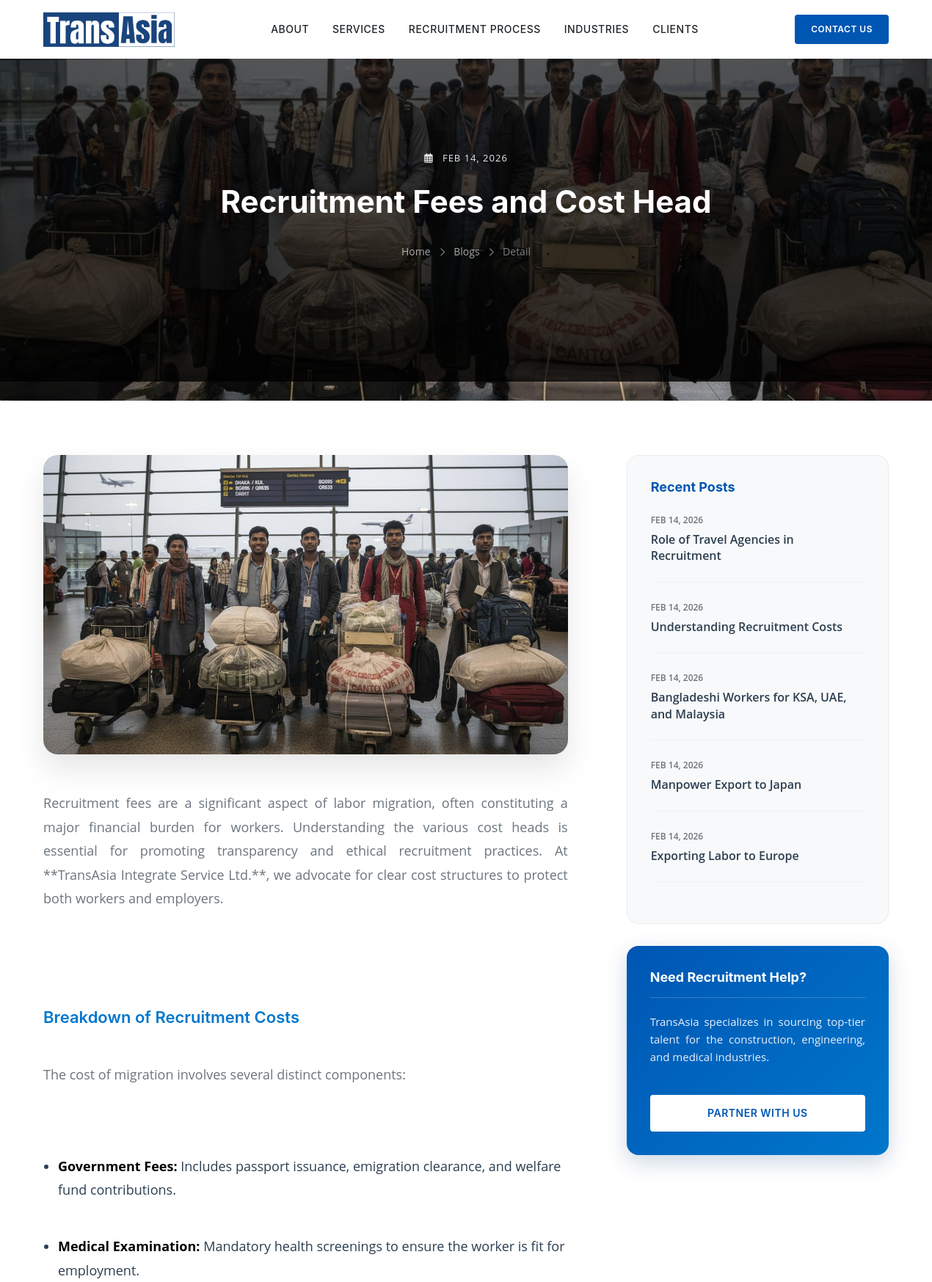
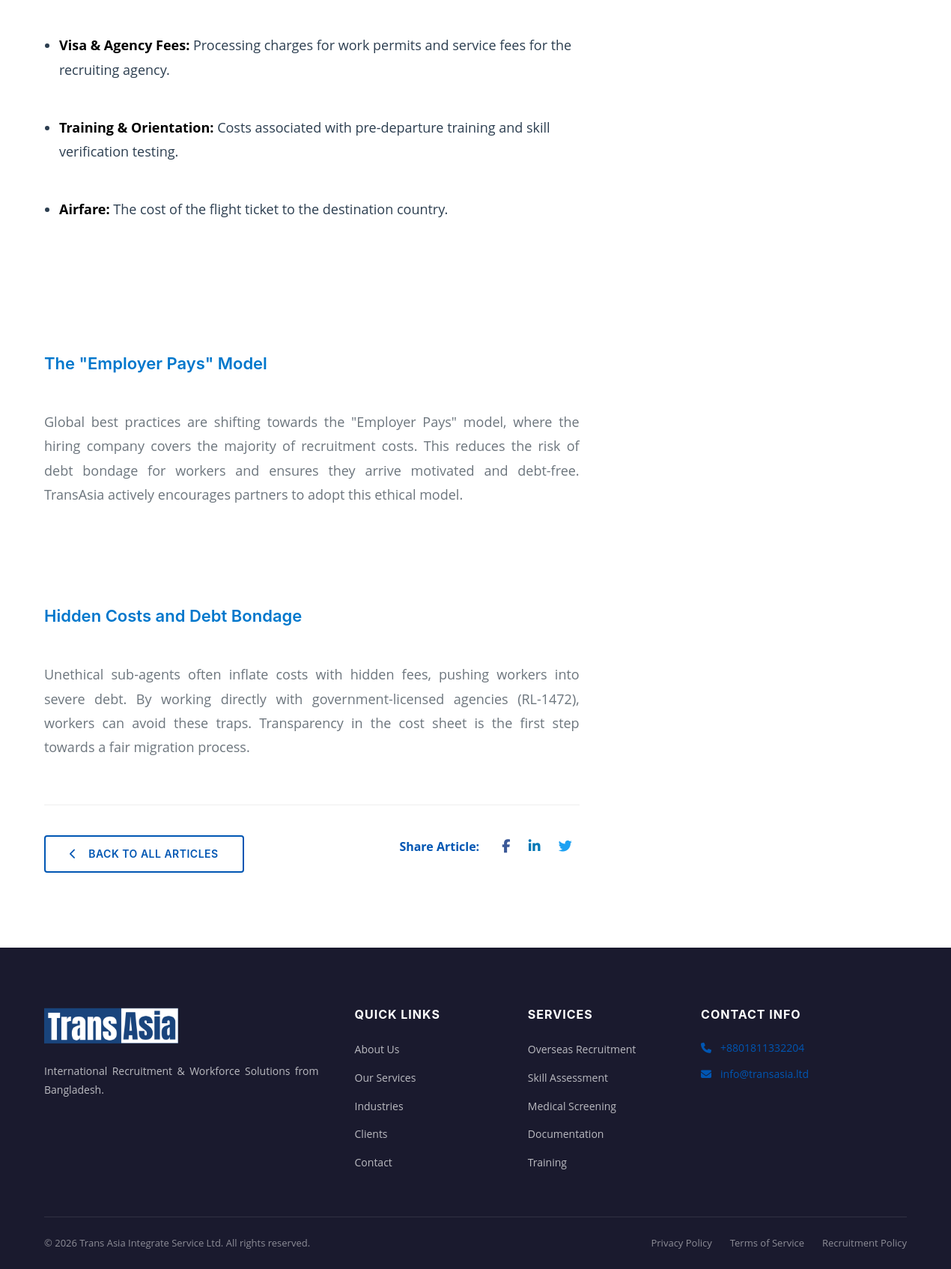
Screenshot of /blog-detail.php?slug=recruitment-fees-and-cost-head with the database file from the repository (2 pictures, top to bottom).
### tables this page shows
CREATE TABLE `blogs` (
  `id` int(11) NOT NULL AUTO_INCREMENT,
  `title` varchar(255) NOT NULL,
  `slug` varchar(255) NOT NULL,
  `keywords` text DEFAULT NULL,
  `content` longtext DEFAULT NULL,
  `excerpt` text DEFAULT NULL,
  `image_url` varchar(255) DEFAULT NULL,
  `status` enum('Draft','Published') DEFAULT 'Draft',
  `created_at` timestamp NOT NULL DEFAULT current_timestamp(),
  `updated_at` timestamp NOT NULL DEFAULT current_timestamp() ON UPDATE current_timestamp(),
  PRIMARY KEY (`id`),
  UNIQUE KEY `slug` (`slug`)
);

CREATE TABLE `site_settings` (
  `setting_key` varchar(50) NOT NULL,
  `setting_value` text DEFAULT NULL,
  PRIMARY KEY (`setting_key`)
);

### includes/functions.php (called while the page is built, shortened)
<?php
function get_setting($key, $default = '') {
    global $pdo;
    try {
        $stmt = $pdo->prepare("SELECT setting_value FROM site_settings WHERE setting_key = ?");
        $stmt->execute([$key]);
        $value = $stmt->fetchColumn();
        return $value !== false ? $value : $default;
    } catch (Exception $e) {
        return $default;
    }
}
?>

### blog-detail.php (the view, shortened to what this page needs)
<?php
require_once 'includes/init.php';
$slug = $_GET['slug'] ?? '';
$stmt = $pdo->prepare("SELECT * FROM blogs WHERE slug = ? AND status = 'Published'");
$stmt->execute([$slug]);
$blog = $stmt->fetch();
?>
<!DOCTYPE html>
<html lang="en">
<head>
  <link rel="stylesheet" href="https://cdnjs.cloudflare.com/ajax/libs/font-awesome/6.5.1/css/all.min.css">
  <link rel="stylesheet" href="css/styles.css">
</head>
<body>
  <?php
    include 'includes/header.php';
  ?>
  <main>
    <section class="page-header" style="padding: 120px 0 80px;">
      <div class="page-header-bg" style="background-image: url('<?php echo $blog['image_url'] ?: get_setting('blogs_header_bg', 'images/blog-header.jpg'); ?>'); transform: scale(1.1);"></div>
      <div class="page-header-overlay" style="background: linear-gradient(rgba(0,0,0,0.6), rgba(0,0,0,0.8));"></div>
      <div class="container">
        <div class="blog-header-content text-center" data-aos="fade-up">
          <div class="blog-meta-top" style="color: rgba(255,255,255,0.9); margin-bottom: 24px; font-weight: 500; letter-spacing: 1px; text-transform: uppercase; font-size: 13px;">
            <i class="far fa-calendar-alt" style="margin-right: 8px;"></i> <?php echo date('M d, Y', strtotime($blog['created_at'])); ?>
          </div>
          <h1 style="font-size: 42px; line-height: 1.2; margin-bottom: 0;"><?php echo htmlspecialchars($blog['title']); ?></h1>
          <nav class="breadcrumb" aria-label="Breadcrumb" style="justify-content: center; margin-top: 32px; opacity: 0.8;">
            <a href="index.php">Home</a>
            <i class="fas fa-chevron-right"></i>
            <a href="blogs.php">Blogs</a>
            <i class="fas fa-chevron-right"></i>
            <span>Detail</span>
          </nav>
        </div>
      </div>
    </section>
    <section style="padding: 100px 0;">
      <div class="container">
        <div class="two-column" style="grid-template-columns: 2fr 1fr; align-items: flex-start; gap: 80px;">
          <div class="main-content" data-aos="fade-right">
            <?php if ($blog['image_url']): ?>
              <img src="<?php echo $blog['image_url']; ?>" alt="<?php echo htmlspecialchars($blog['title']); ?>" style="width: 100%; border-radius: 20px; margin-bottom: 50px; box-shadow: 0 20px 40px rgba(0,0,0,0.1);">
            <?php endif; ?>
            <div class="blog-content">
              <?php echo nl2br($blog['content']); ?>
            </div>
            <div class="blog-nav">
              <a href="blogs.php" class="btn btn-outline-dark"><i class="fas fa-chevron-left" style="margin-right: 8px;"></i> Back to All Articles</a>
              <div class="share-buttons">
                <span style="font-weight: 700; margin-right: 16px; color: var(--primary-blue);">Share Article:</span>
                <a href="#" style="color: #3b5998; margin: 0 10px; font-size: 18px;"><i class="fab fa-facebook-f"></i></a>
                <a href="#" style="color: #0077b5; margin: 0 10px; font-size: 18px;"><i class="fab fa-linkedin-in"></i></a>
                <a href="#" style="color: #1da1f2; margin: 0 10px; font-size: 18px;"><i class="fab fa-twitter"></i></a>
              </div>
            </div>
          </div>
          <aside class="blog-sidebar" data-aos="fade-left">
            <div class="sidebar-widget">
              <h4>Recent Posts</h4>
              <ul style="list-style: none; padding: 0; margin-top: 24px;">
                <?php
                $stmt = $pdo->prepare("SELECT title, slug, created_at FROM blogs WHERE status = 'Published' AND id != ? ORDER BY created_at DESC LIMIT 5");
                $stmt->execute([$blog['id']]);
                while ($recent = $stmt->fetch()):
                ?>
                  <li style="margin-bottom: 24px; padding-bottom: 24px; border-bottom: 1px solid #f1f1f1; last-child: border-bottom: none;">
                    <a href="blog-detail.php?slug=<?php echo $recent['slug']; ?>" style="text-decoration: none; color: #2c3e50; display: block; transition: color 0.3s;">
                      <div style="font-size: 12px; color: var(--text-muted); margin-bottom: 6px; font-weight: 600; text-transform: uppercase;"><?php echo date('M d, Y', strtotime($recent['created_at'])); ?></div>
                      <div style="font-weight: 600; line-height: 1.4; font-size: 16px;"><?php echo htmlspecialchars($recent['title']); ?></div>
                    </a>
                  </li>
                <?php endwhile; ?>
              </ul>
            </div>
            <div class="sidebar-widget cta-widget">
              <h4>Need Recruitment Help?</h4>
              <p>TransAsia specializes in sourcing top-tier talent for the construction, engineering, and medical industries.</p>
              <a href="contact.php" class="btn btn-white" style="margin-top: 24px; width: 100%; justify-content: center; font-weight: 600;">Partner With Us</a>
            </div>
          </aside>
        </div>
      </div>
    </section>
  </main>
  <?php include 'includes/footer.php'; ?>
</body>
</html>

### includes/footer.php (shortened to what this page needs)
<footer class="footer" role="contentinfo">
  <div class="container">
    <div class="footer-grid">
      <div class="footer-about">
        <div class="footer-logo">
          <img src="images/logo.png" alt="<?php echo htmlspecialchars(get_setting('site_name')); ?> Logo" height="40">
        </div>
        <p><?php echo htmlspecialchars(get_setting('site_description')); ?></p>
      </div>
      <div class="footer-links-column">
        <h4>Quick Links</h4>
        <ul class="footer-links">
          <li><a href="about.php">About Us</a></li>
          <li><a href="services.php">Our Services</a></li>
          <li><a href="industries.php">Industries</a></li>
          <li><a href="clients.php">Clients</a></li>
          <li><a href="contact.php">Contact</a></li>
        </ul>
      </div>
      <div class="footer-links-column">
        <h4>Services</h4>
        <ul class="footer-links">
          <li><a href="services.php">Overseas Recruitment</a></li>
          <li><a href="services.php">Skill Assessment</a></li>
          <li><a href="services.php">Medical Screening</a></li>
          <li><a href="services.php">Documentation</a></li>
          <li><a href="services.php">Training</a></li>
        </ul>
      </div>
      <div class="footer-contact">
        <h4>Contact Info</h4>
        <?php if ($phone = get_setting('support_phone')): ?>
          <p><i class="fas fa-phone"></i> <a href="tel:<?php echo htmlspecialchars($phone); ?>"><?php echo htmlspecialchars($phone); ?></a></p>
        <?php endif; ?>
        <?php if ($email = get_setting('primary_email')): ?>
          <p><i class="fas fa-envelope"></i> <a href="mailto:<?php echo htmlspecialchars($email); ?>"><?php echo htmlspecialchars($email); ?></a></p>
        <?php endif; ?>
      </div>
    </div>
    <div class="footer-bottom">
      <p>&copy; <?php echo date('Y'); ?> <?php echo htmlspecialchars(get_setting('site_name')); ?>. All rights reserved.</p>
      <div class="footer-bottom-links">
        <a href="#">Privacy Policy</a>
        <a href="#">Terms of Service</a>
        <a href="#">Recruitment Policy</a>
      </div>
    </div>
  </div>
</footer>

### css/styles.css (style rules this page uses)
:root { --primary-blue: #0056b3; --secondary-blue: #0077cc; --accent-green: #28a745; --bg-light: #f8f9fa; --text-dark: #212529; --text-muted: #6c757d; --white: #ffffff; --border-color: #ced4da; --shadow-sm: 0 2px 8px rgba(0, 0, 0, 0.08); --shadow-md: 0 4px 16px rgba(0, 0, 0, 0.12); --shadow-lg: 0 8px 32px rgba(0, 0, 0, 0.16); --transition: all 0.3s ease; --border-radius: 8px; --border-radius-sm: 4px; }
*, *::before, *::after { box-sizing: border-box; margin: 0; padding: 0; }
html { scroll-behavior: smooth; font-size: 16px; }
body { font-family: 'Open Sans', -apple-system, BlinkMacSystemFont, 'Segoe UI', Roboto, sans-serif; font-size: 16px; line-height: 1.6; color: var(--text-dark); background-color: var(--white); -webkit-font-smoothing: antialiased; -moz-osx-font-smoothing: grayscale; overflow-x: hidden; }
h1, h2, h3, h4, h5, h6 { font-family: 'Inter', -apple-system, BlinkMacSystemFont, 'Segoe UI', Roboto, sans-serif; font-weight: 700; line-height: 1.2; color: var(--text-dark); }
h1 { font-size: 48px; }
h3 { font-size: 24px; }
h4 { font-size: 20px; }
p { margin-bottom: 1rem; color: var(--text-muted); text-align: justify; }
a { color: var(--primary-blue); text-decoration: none; transition: var(--transition); }
img { max-width: 100%; height: auto; display: block; }
.container { max-width: 1200px; margin: 0 auto; padding: 0 24px; }
section { padding: 80px 0; }
.btn { display: inline-flex; align-items: center; justify-content: center; padding: 12px 32px; font-family: 'Inter', sans-serif; font-size: 14px; font-weight: 600; text-transform: uppercase; letter-spacing: 0.5px; border-radius: var(--border-radius-sm); border: 2px solid transparent; cursor: pointer; transition: var(--transition); gap: 8px; }
.btn-outline-dark { background-color: transparent; color: var(--primary-blue); border-color: var(--primary-blue); }
.btn-white { background-color: var(--white); color: var(--primary-blue); border-color: var(--white); }
.footer { background-color: #1a1a2e; color: var(--white); padding: 80px 0 0; }
.footer-grid { display: grid; grid-template-columns: 2fr 1fr 1fr 1.5fr; gap: 48px; margin-bottom: 48px; }
.footer-logo { margin-bottom: 24px; }
.footer-logo img { height: 48px; width: auto; }
.footer-about p { color: rgba(255, 255, 255, 0.7); font-size: 14px; line-height: 1.8; }
.footer h4 { color: var(--white); font-size: 16px; margin-bottom: 24px; text-transform: uppercase; letter-spacing: 1px; }
.footer-links { list-style: none; }
.footer-links li { margin-bottom: 12px; }
.footer-links a { color: rgba(255, 255, 255, 0.7); font-size: 14px; transition: var(--transition); }
.footer-contact p { color: rgba(255, 255, 255, 0.7); font-size: 14px; margin-bottom: 12px; display: flex; align-items: flex-start; gap: 12px; }
.footer-contact i { color: var(--primary-blue); margin-top: 4px; }
.footer-bottom { border-top: 1px solid rgba(255, 255, 255, 0.1); padding: 24px 0; display: flex; justify-content: space-between; align-items: center; flex-wrap: wrap; gap: 16px; }
.footer-bottom p { color: rgba(255, 255, 255, 0.5); font-size: 13px; margin: 0; }
.footer-bottom-links { display: flex; gap: 24px; }
.footer-bottom-links a { color: rgba(255, 255, 255, 0.5); font-size: 13px; }
.page-header { position: relative; height: 65vh; min-height: 500px; display: flex; align-items: center; justify-content: center; text-align: center; color: var(--white); padding-top: 80px; }
.page-header-bg { position: absolute; top: 0; left: 0; right: 0; bottom: 0; background-size: cover; background-position: center; z-index: -2; }
.page-header-overlay { position: absolute; top: 0; left: 0; right: 0; bottom: 0; background: linear-gradient(135deg, rgba(0, 86, 179, 0.9) 0%, rgba(0, 0, 0, 0.8) 100%); z-index: -1; }
.page-header h1 { color: var(--white); font-size: 42px; margin-bottom: 16px; }
.breadcrumb { display: flex; align-items: center; justify-content: center; gap: 12px; font-size: 14px; }
.breadcrumb a { color: rgba(255, 255, 255, 0.8); }
.breadcrumb i { font-size: 12px; color: rgba(255, 255, 255, 0.5); }
.breadcrumb span { color: rgba(255, 255, 255, 0.6); }
.two-column { display: grid; grid-template-columns: 1fr 1fr; gap: 64px; align-items: center; }
[data-aos] { opacity: 0; transition-property: opacity, transform; }
[data-aos="fade-up"] { transform: translateY(30px); }
[data-aos="fade-left"] { transform: translateX(30px); }
[data-aos="fade-right"] { transform: translateX(-30px); }
.text-center { text-align: center; }

### rows the page displays
blogs: image_url (picture), created_at "FEB 14, 2026", title "Recruitment Fees and Cost Head", content "Recruitment fees are a significant aspect of labor migration, often constituting a major financial burden for workers. Understanding the various cost heads is essential for promoting transparency and ethical recruitment practices. At **TransAsia Integrate Service Ltd.**, we advocate for clear cost structures to protect both workers and employers. Breakdown of Recruitment Costs The cost of migration involves several distinct components: Government Fees: Includes passport issuance, emigration clearance, and welfare fund contributions. Medical Examination: Mandatory health screenings to ensure the worker is fit for employment. Visa & Agency Fees: Processing charges for work permits and service…"
blogs: created_at "FEB 14, 2026", title "Role of Travel Agencies in Recruitment"
blogs: created_at "FEB 14, 2026", title "Understanding Recruitment Costs"
blogs: created_at "FEB 14, 2026", title "Bangladeshi Workers for KSA, UAE, and Malaysia"
blogs: created_at "FEB 14, 2026", title "Manpower Export to Japan"
blogs: created_at "FEB 14, 2026", title "Exporting Labor to Europe"
site_settings: setting_value "International Recruitment & Workforce Solutions from Bangladesh."
site_settings: setting_value "+8801811332204"
site_settings: setting_value "info@transasia.ltd"
site_settings: setting_value "Trans Asia Integrate Service Ltd"
